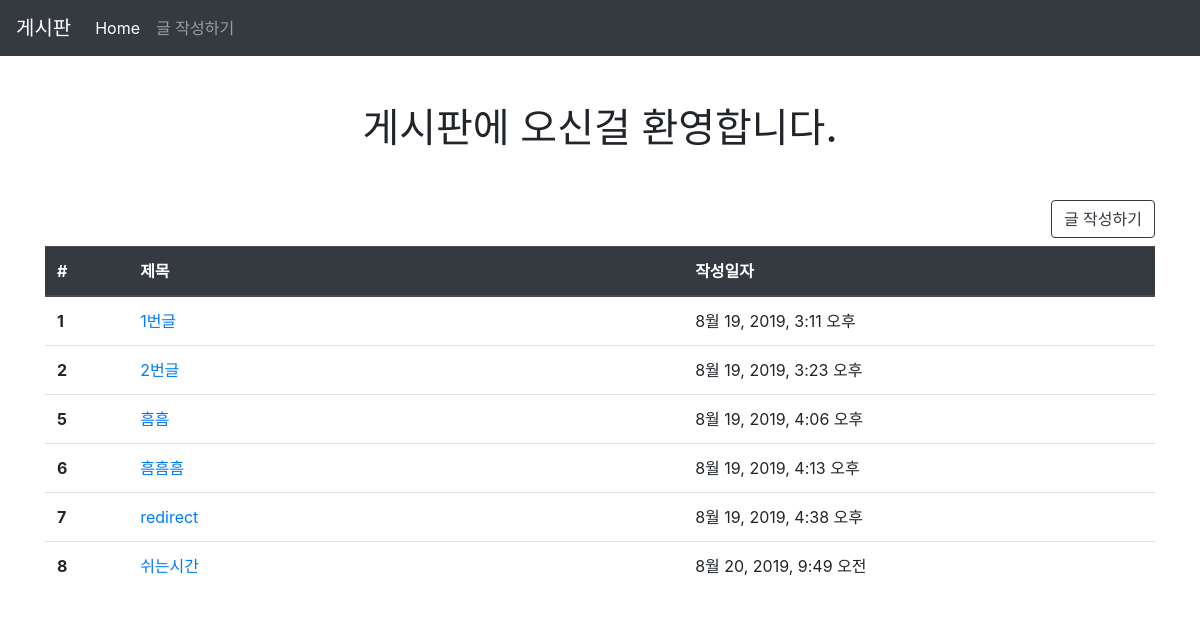
The app's page /articles/, older data.
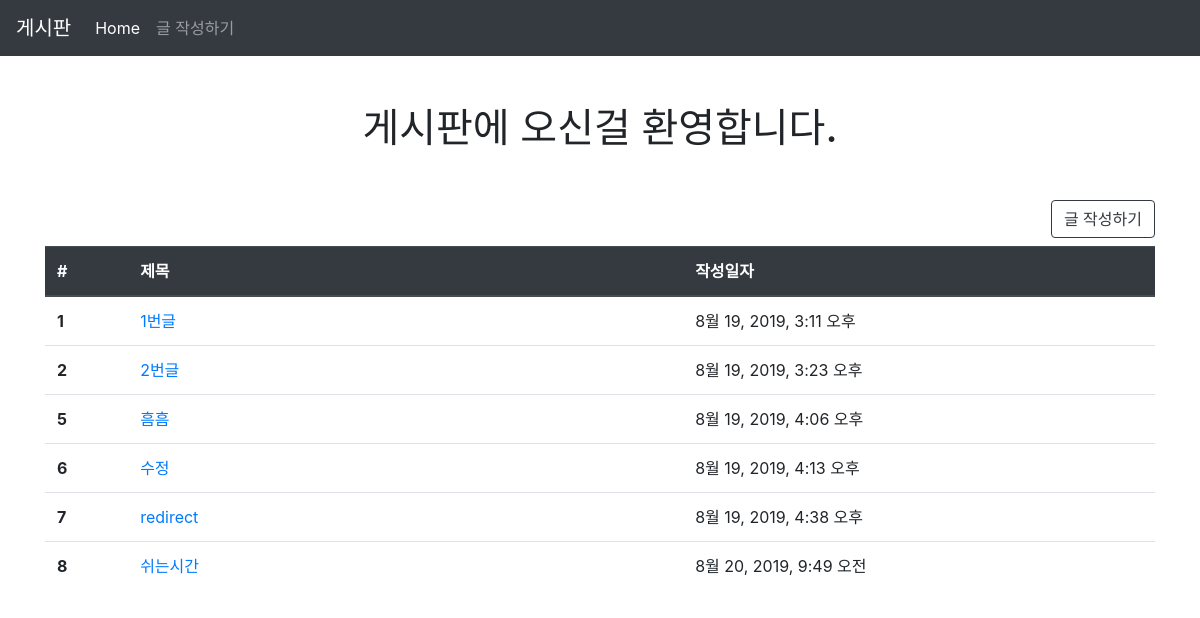
The same page, newer data.
### articles/models.py (models this page shows, shortened)
class Article(models.Model):
    title = models.CharField(max_length=10)
    content = models.TextField()
    created_at = models.DateTimeField(auto_now_add=True)
    updated_at = models.DateTimeField(auto_now=True)

### articles/views.py (the view)
# urls.py: path('', views.index, name='index'),
def index(request):
    articles = Article.objects.all()
    context = {
        'articles' : articles
    }
    return render(request, 'articles/index.html', context)

### articles/templates/articles/index.html (shortened to what this page needs)
{% extends 'articles/base.html' %}
{% block body %}
<h1 class="text-center my-5"> 게시판에 오신걸 환영합니다.</h1>
<a href="{% url 'articles:new' %}" class="btn btn-outline-dark mb-2" style="float: right">글 작성하기</a>
<table class="table mt-5">
    <thead class="thead-dark">
    <tr>
      <th scope="col">#</th>
      <th scope="col">제목</th>
      <th scope="col">작성일자</th>
    </tr>
  </thead>
  <tbody>
    {% for article in articles %}
    <tr>
      <th scope="row">{{ article.id }}</th>
      <td>
        <a href="{% url 'articles:detail' article.pk %}">{{ article.title }}</a>
      </td>
      <td>{{ article.created_at }}</td>
    </tr>
    {% endfor %}
  </tbody>
</table>
{% endblock %}

Row changes from the older to the newer data that the page shows:
changed Article "8월 19, 2019, 4:13 오후": title "흠흠흠" → "수정"
